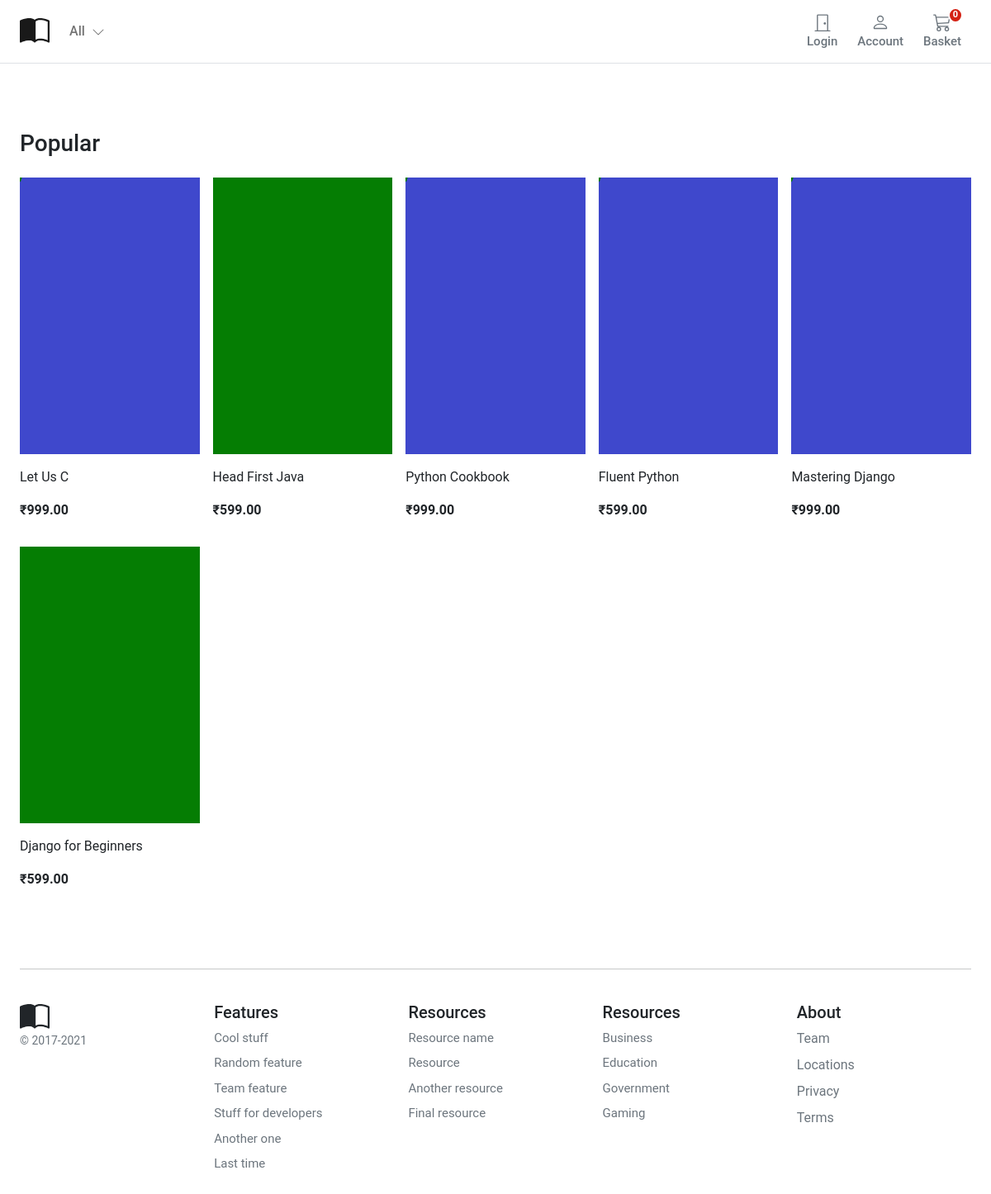
The app's page /, older data.
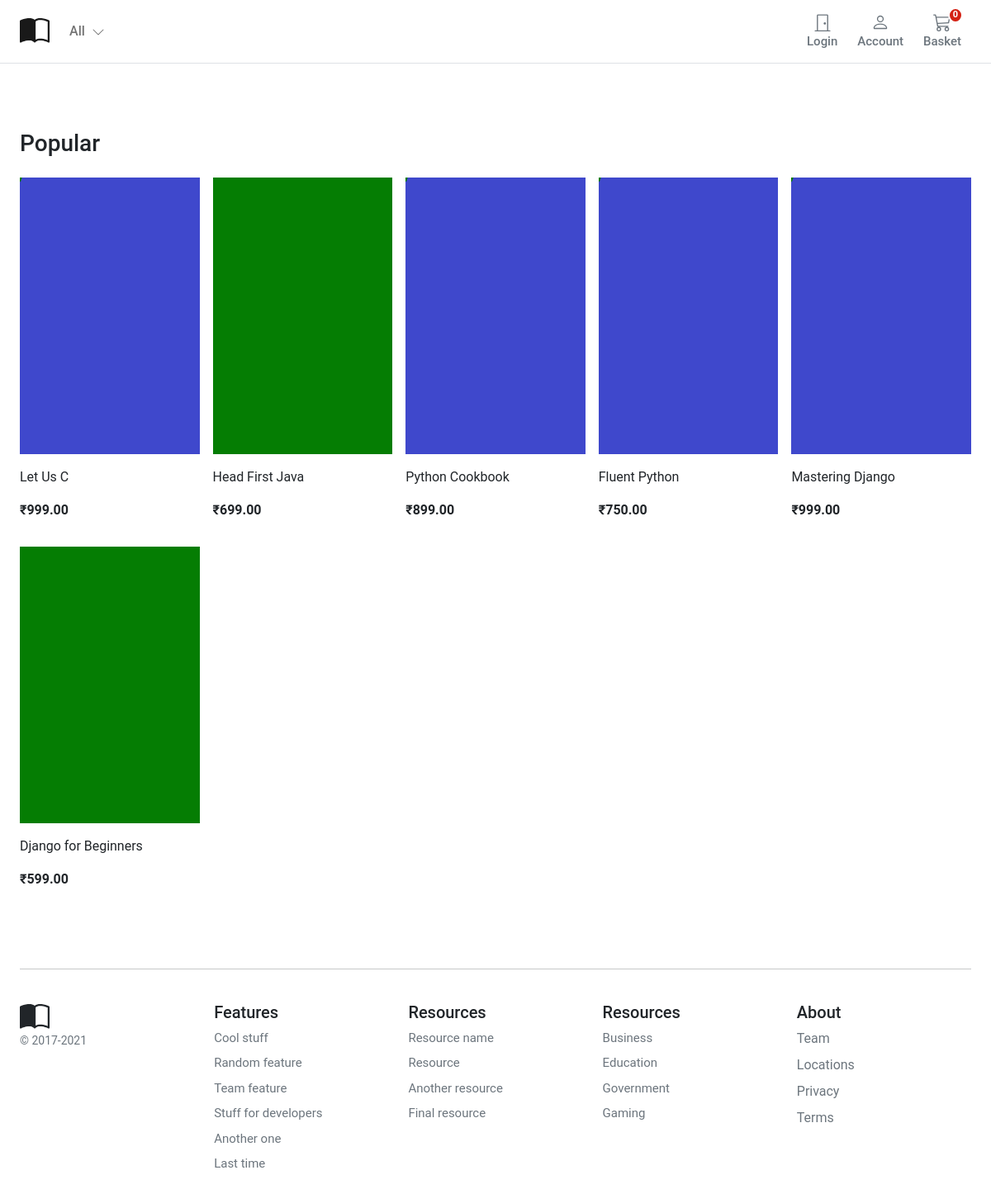
The same page, newer data.
### store/models.py (models this page shows, shortened)
class Product(models.Model):
    category = models.ForeignKey(
        Category, related_name="product", on_delete=models.CASCADE
    )
    created_by = models.ForeignKey(
        CustomUser, on_delete=models.CASCADE, related_name="product_creator"
    )
    title = models.CharField(max_length=255)
    author = models.CharField(max_length=255, default="admin")
    description = models.TextField(blank=True)
    image = models.ImageField(upload_to="images/", default="images/default.png")
    slug = models.SlugField(max_length=255, unique=True)
    price = models.DecimalField(max_digits=8, decimal_places=2)
    in_stock = models.BooleanField(default=True)
    is_active = models.BooleanField(default=True)
    created = models.DateTimeField(auto_now_add=True)
    updated = models.DateTimeField(auto_now=True)
    class Meta:
        verbose_name_plural = "Products"
        ordering = ("-created",)
    def get_absolute_url(self):
        return reverse("product_detail", args=[self.slug])

### store/views.py (the view)
# urls.py: path("", views.index, name="index"),
def index(request):
    products = Product.objects.filter(is_active=True)
    return render(request, "store/index.html", {"products": products})

### basket/basket.py (called while the page is built)
    def __len__(self):
        return sum(item["qty"] for item in self.basket.values())

### basket/context_processors.py (called while the page is built)
def basket(request):
    return {"basket": Basket(request)}

### store/context_processors.py (called while the page is built)
def categories(request):
    return {"categories": Category.objects.all()}

### store/models.py (called while the page is built)
    def get_absolute_url(self):
        return reverse("category_list", args=[self.slug])

### templates/store/index.html (shortened to what this page needs)
{% extends "base.html" %}
{% block content %}
<div class="container">
  <div class="row">
    <div class="album py-3">
      <div class="pb-3">
        <h1 class="h3">Popular</h1>
      </div>
      {% if not products %}
      <div class="col-12">There are currently no products active</div>
      {% else %}
      <div class="row row-cols-1 row-cols-sm-2 row-cols-md-5 g-3">
        {% for product in products %}
        <div class="col">
          <div class="card border-0">
            <img class="img-fluid" alt="Responsive image" src="{{ product.image.url }}">
            <div class="card-body px-0">
              <p class="card-text">
                <a class="text-dark text-decoration-none" href="{{ product.get_absolute_url }}">
                  {{product.title|slice:":50" }}</a>
              </p>
              <div class="fw-bold">₹{{product.price}}</div>
            </div>
          </div>
        </div>
        {% endfor %}
      </div>
      {% endif %}
    </div>
  </div>
  {% endblock %}

Row changes from the older to the newer data that the page shows:
changed Product "Head First Java": price "599.00" → "699.00"
changed Product "Python Cookbook": price "999.00" → "899.00"
changed Product "Fluent Python": price "599.00" → "750.00"
